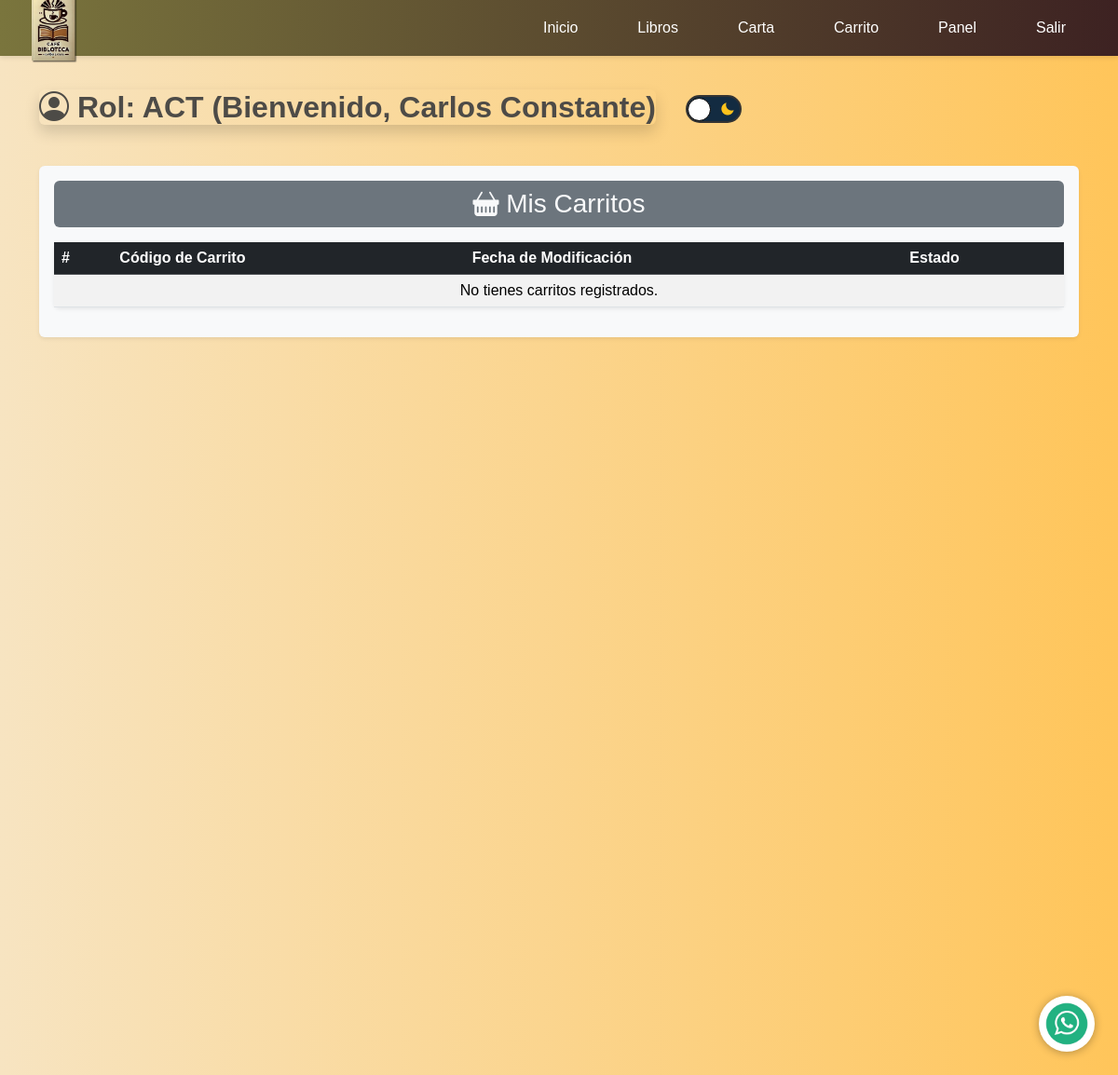
Before: /usuario/panel/ (signed in) with the older database file.
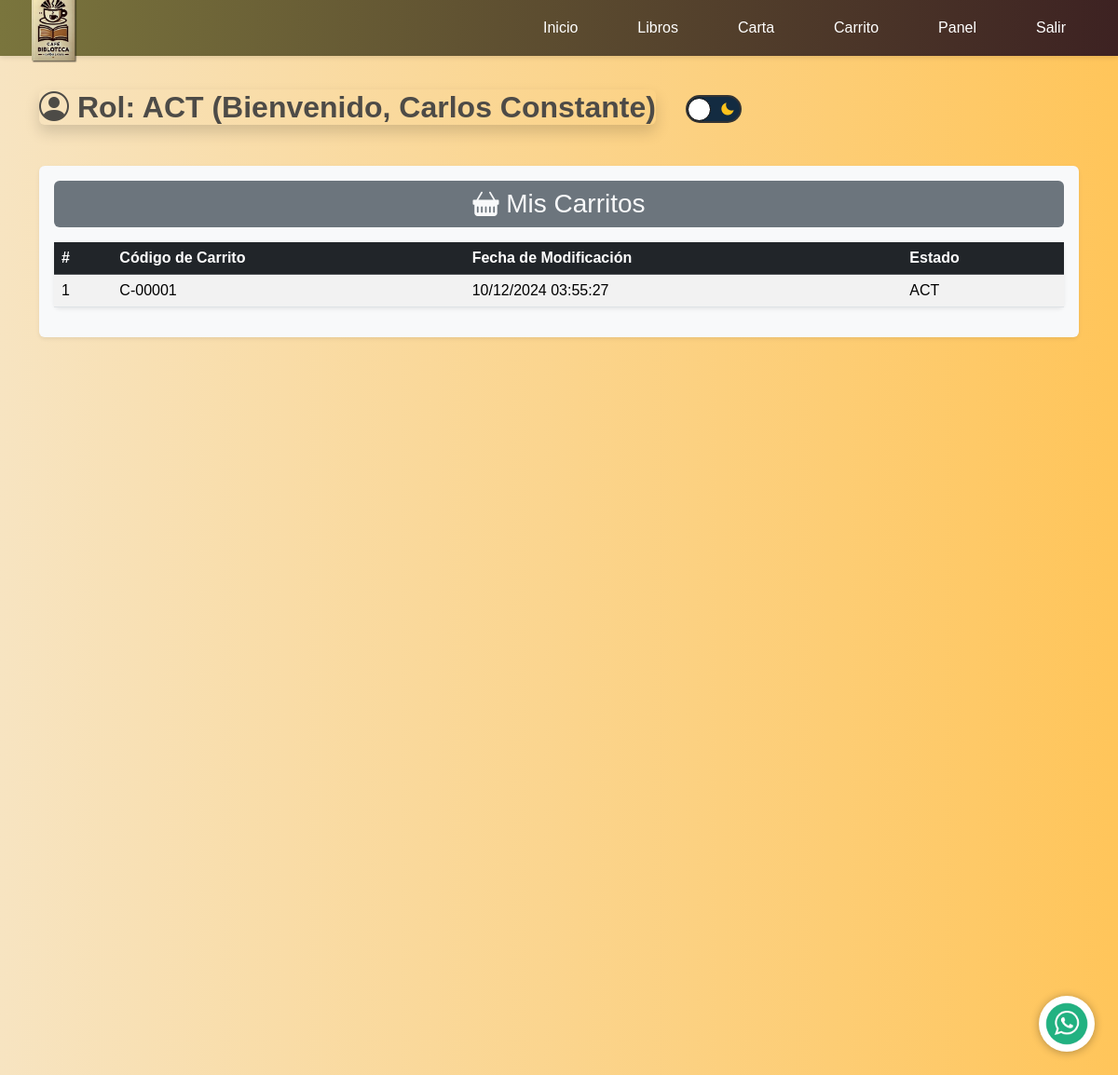
After: the same page with the newer database file.
### webapp/models.py (models this page shows, shortened)
class Usuario(AbstractBaseUser, PermissionsMixin):
    usuNombre = models.CharField(max_length=150, verbose_name=_("Nombre"))
    usuApellido = models.CharField(max_length=150, verbose_name=_("Apellido"), default="Sin Apellido")
    usuFechaNacimiento = models.DateField(verbose_name=_("Fecha de Nacimiento"), null=True, blank=True)
    usuGenero = models.CharField(
        max_length=1,
        choices=[('M', 'Masculino'), ('F', 'Femenino'), ('O', 'Otro')],
        verbose_name=_("Género"),
        null=True,
        blank=True
    )
    usuTelefono = models.CharField(max_length=15, verbose_name=_("Teléfono"), null=True, blank=True)
    email = models.EmailField(unique=True, verbose_name=_("Correo Electrónico"))
    password = models.CharField(max_length=255, verbose_name=_("Contraseña"))  # Usar 'password' como estándar
    usuApodo = models.CharField(max_length=150, null=True, blank=True, verbose_name=_("Apodo"))
    usuPreferenciaAnuncios = models.BooleanField(default=False, verbose_name=_("Preferencia por Anuncios"))
    usuStatus = models.CharField(
        max_length=3,
        choices=[("ACT", "Activo"), ("INA", "Inactivo")],
        default="ACT",
        verbose_name=_("Estado")
    )
    is_active = models.BooleanField(default=True, verbose_name=_("Activo"))
    is_staff = models.BooleanField(default=False, verbose_name=_("Miembro del personal"))
    date_joined = models.DateTimeField(default=timezone.now)
    last_login = models.DateTimeField(blank=True, null=True)
    USERNAME_FIELD = "email"
    REQUIRED_FIELDS = ["usuNombre", "usuApellido"]
    objects = UsuarioManager()
    class Meta:
        db_table = "webapp_usuario"  # Coincide con la tabla SQL
        verbose_name = _("Usuario")
        verbose_name_plural = _("Usuarios")

class UsuarioXCarrito(models.Model):
    usuario = models.ForeignKey(Usuario, on_delete=models.CASCADE, related_name="carritos")
    carrito = models.ForeignKey(Carrito, on_delete=models.CASCADE)
    usuxcarFechaModificacion = models.DateTimeField(auto_now=True)  # Fecha de modificación
    usuxcarStatus = models.CharField(max_length=3, default="ACT")  # Estado de la relación

### webapp/views.py (the view)
# urls.py: path('usuario/panel/', webapp_views.panel_usuario, name='index_panel'),
def panel_usuario(request):
    usuario = request.user  # Usuario autenticado
    carritos_usuario = (
        UsuarioXCarrito.objects.filter(usuario_id=usuario.id)
        .annotate(
            carrito_codigo=F('carrito__carCodigo'),
            fecha=F('usuxcarFechaModificacion'),
            estado=F('usuxcarStatus'),
        )
        .values('carrito_codigo', 'fecha', 'estado')
    )
    carritos_ordenados = sorted(carritos_usuario, key=lambda x: x['fecha'], reverse=True)
    return render(request, 'webapp/panel_usuario.html', {
        'usuario': usuario,
        'carritos': carritos_ordenados,
    })

### webapp/context_processors.py (called while the page is built)
def carrito_context(request):
    carrito = request.session.get('carrito', {})
    total_carrito = sum(item['precio'] * item['cantidad'] for item in carrito.values())
    cantidad_items = sum(item['cantidad'] for item in carrito.values())
    return {
        'carrito': carrito,
        'total_carrito': total_carrito,
        'cantidad_items': cantidad_items,
    }

### webapp/templates/webapp/panel_usuario.html (shortened to what this page needs)
{% extends "cabezal.html" %}
{% block cargar_static %}
    {% load static %}
{% endblock %}
{% block css_archivos %}
    <link href='https://unpkg.com/boxicons@2.1.4/css/boxicons.min.css' rel='stylesheet'>
{% endblock %}
{% block contenido_pagina %}
    <main id="panel_usuario">
        <section class="user-panel-section py-4">
            <div class="container">
                <br><br><br>
                <div class="row mb-4">
                    <div class="col-12 d-flex align-items-center">
                        <h2 class="text-center rounded shadow">
                            <i class="bi bi-person-circle"></i>
                            Rol: <span class="text-uppercase">{{ usuario.usuStatus|default:"Usuario" }}</span>
                            (Bienvenido, {{ usuario.usuNombre }} {{ usuario.usuApellido }})
                        </h2>
                        <ul class="menu-options">
                            <li class="switch">
                                <i class='bx bxs-sun'></i>
                                <i class='bx bxs-moon'></i>
                            </li>
                        </ul>
                    </div>
                </div>
                <div class="row">
                    <div class="col-md-12">
                        <div class="bg-light p-3 rounded shadow-sm">
                            <h3 class="text-center bg-secondary text-light py-2 rounded">
                                <i class="bi bi-basket-fill"></i> Mis Carritos
                            </h3>
                            <table class="table table-striped table-hover mt-3 rounded shadow-sm">
                                <thead class="table-dark">
                                <tr>
                                    <th>#</th>
                                    <th>Código de Carrito</th>
                                    <th>Fecha de Modificación</th>
                                    <th>Estado</th>
                                </tr>
                                </thead>
                                <tbody>
                                {% if carritos %}
                                    {% for carrito in carritos %}
                                        <tr>
                                            <td>{{ forloop.counter }}</td>
                                            <td>{{ carrito.carrito_codigo }}</td>
                                            <td>{{ carrito.fecha|date:"d/m/Y H:i:s" }}</td>
                                            <td>{{ carrito.estado }}</td>
                                        </tr>
                                    {% endfor %}
                                {% else %}
                                    <tr>
                                        <td colspan="4" class="text-center">No tienes carritos registrados.</td>
                                    </tr>
                                {% endif %}
                                </tbody>
                            </table>
                        </div>
                    </div>
                </div>
            </div>
            <br>
            <br>
            <br>
            <br>
            <br>
            <br>
            <br>
            <br>
            <br>
            <br>
            <br>
            <br>
            <br>
            <br>
            <br>
            <br>
            <br>
            <br>
            <br>
            <br>
            <br>
            <br>
            <br>
            <br>
            <br>
            <br>
            <br>
            <br>
            <br>
            <br>
            <br>
            <br>
        </section>
    </main>
{% endblock %}

### templates/cabezal.html (shortened to what this page needs)
{% block cargar_static %}
    {% load static %}
{% endblock %}
{% load bootstrap5 %}
{% bootstrap_css %}
<!DOCTYPE html>
<html>
<head>
    {% block sobreescribir_css_archivos %}
        <link rel="stylesheet" href="{% static 'webapp/css/styles.css' %}"/>
        <link rel="stylesheet" href="https://cdn.jsdelivr.net/npm/bootstrap-icons@1.10.3/font/bootstrap-icons.css">
        {% block css_archivos %}
        {% endblock %}
    {% endblock %}
</head>
{% block sobreescribir_contenido_pagina %}
    <body>
    <header class="bg-light p-3 d-flex justify-content-between align-items-center">
        <picture>
            <source media="(max-width: 550px)" srcset="{% static 'webapp/images/generales/Logo_cafe_small.png' %}">
            <img class="logo" src="{% static 'webapp/images/generales/Logo_cafe.png' %}" alt="Logo">
        </picture>
        <nav class="nav" id="nav">
            <ul class="nav-list d-flex list-unstyled mb-0">
                <li class="px-2"><a class="nav-link" href="{% url 'index' %}">Inicio</a></li>
                {% if user.is_authenticated %}
                    <li class="px-2"><a class="nav-link" href="{% url 'index_libros' %}">Libros</a></li>
                    <li class="px-2"><a class="nav-link" href="{% url 'index_cartas' %}">Carta</a></li>
                    <li class="px-2 carrito-container">
                        <a href="{% url 'index_carrito' %}" class="nav-link carrito-texto">Carrito</a>
                    </li>
                    <li class="px-2"><a class="nav-link" href="{% url 'index_panel' %}">Panel</a></li>
                    <li class="px-2"><a class="nav-link" href="{% url 'index_logout' %}">Salir</a></li>
                {% endif %}
            </ul>
        </nav>
    </header>
    {% block contenido_pagina %}
    {% endblock %}
    {% block imagenes_flotantes %}
        <a href="https://api.whatsapp.com/send?phone=+51987654321" class="btn-wsp" target="_blank">
            <img src="{% static 'webapp/images/generales/icono_whatssap.png' %}" alt="WhatsApp" class="icono">
        </a>
    {% endblock %}
    </body>
{% endblock %}
</html>

### webapp/static/webapp/css/styles.css (style rules this page uses)
body { font-size: 1rem; font-family: 'Arial', sans-serif; margin: 0; padding: 0; background-color: #F7E4C1; background: rgb(247, 228, 193); background: -moz-linear-gradient(90deg, rgba(247, 228, 193, 1) 0%, rgba(255, 197, 90, 1) 100%); background: -webkit-linear-gradient(90deg, rgba(247, 228, 193, 1) 0%, rgba(255, 197, 90, 1) 100%); background: linear-gradient(90deg, rgba(247, 228, 193, 1) 0%, rgba(255, 197, 90, 1) 100%); }
html { font-size: 100%; }
h2 { font-size: 2rem; color: #4d4b47; margin-bottom: 20px; font-weight: bold; }
nav { padding: 0rem 1rem 0rem 0rem; }
header { background: rgb(122, 117, 61); background: -moz-linear-gradient(90deg, rgba(122, 117, 61, 1) 0%, rgba(61, 34, 34, 1) 100%); background: -webkit-linear-gradient(90deg, rgba(122, 117, 61, 1) 0%, rgba(61, 34, 34, 1) 100%); background: linear-gradient(90deg, rgba(122, 117, 61, 1) 0%, rgba(61, 34, 34, 1) 100%); filter: progid:DXImageTransform.Microsoft.gradient(startColorstr="#7a753d", endColorstr="#3d2222", GradientType=1); color: white; display: flex; align-items: center; justify-content: space-between; padding: 0rem 0rem 0rem 0rem; position: fixed; top: 0; left: 0; width: 100%; height: 60px; z-index: 1000; box-shadow: 0 2px 5px rgba(0, 0, 0, 0.1); }
.logo { max-width: 5rem; }
.nav-list { list-style-type: none; display: flex; gap: 1rem; }
.nav-list li a { text-decoration: none; color: white; }
#page-body, html { display: flex; flex-direction: column; min-height: 100vh; margin: 0; }
header, footer { background-color: #222; color: white; text-align: center; padding: 10px; }
header .logo { width: 150px; }

### webapp/templates/webapp/panel_usuario.html (style rules this page uses)
.btn-wsp { position: fixed; width: 60px; height: 60px; bottom: 25px; right: 25px; background: #fff; color: #FFF; border-radius: 50%; text-align: center; font-size: 35px; box-shadow: 0px 1px 10px rgba(0, 0, 0, 0.3); z-index: 100; transition: all 300ms ease; display: flex; justify-content: center; align-items: center; }
.btn-wsp img { width: 100%; height: 100%; object-fit: cover; border-radius: 50%; }
.switch { width: 60px; height: 30px; padding: 0 5px; display: flex; align-items: center; justify-content: space-between; position: relative; border-radius: 100px; border: #333333 solid 2px; background-color: #132b41; }
.switch i { font-size: 1rem; color: #fdc21c; }
.menu-options li:last-child::before { content: ""; position: absolute; height: 25px; width: 25px; border-radius: 50%; background-color: #fff; border: solid thin #000; left: 0; right: unset; }

### templates/cabezal.html (style rules this page uses)
.carrito-container { display: flex; align-items: center; }
.carrito-texto { display: none; font-size: 16px; text-decoration: none; color: #333; }
@media (min-width: 993px) { .carrito-texto { display: inline-block; } }
.bg-secondary { background-color: #6c757d !important; }

Changed rows visible on the page:
added UsuarioXCarrito: carrito_codigo "C-00001", fecha "10/12/2024 03:55:27", estado "ACT"
Other visible differences:
text no longer shown: "No tienes carritos registrados."
